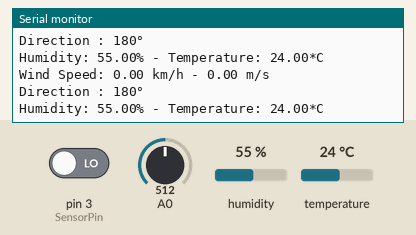
Simulated run of this sketch. Board: Arduino Uno, built with avr-gcc and run on an emulated ATmega328P. Shown: the last lines printed to the serial monitor. The inputs (shaded band) are chosen by the test bench; at power-on: humidity 55 %, A0 = 512, pin 3 (SensorPin) LOW, temperature 24 °C.

Above: at 6.8 s.
6.9 s: humidity set to 22 %
At 9.4 s:
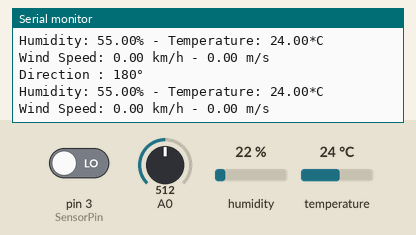
13.6 s: A0 set to 716
At 15.6 s:
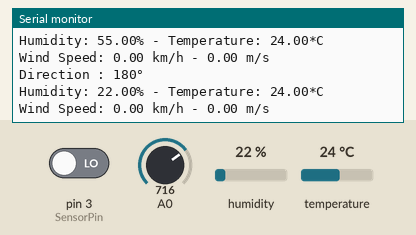
20.3 s: pin 3 (SensorPin) driven HIGH
At 21.7 s:
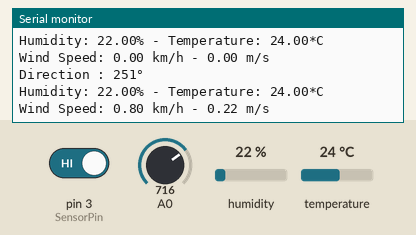
27.0 s: temperature set to 12 °C
At 27.9 s:
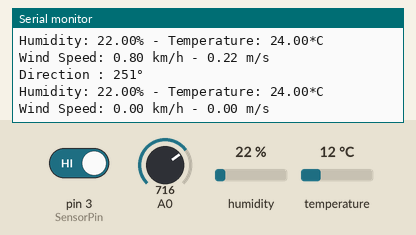
33.7 s: A0 set to 900
At 37.4 s:
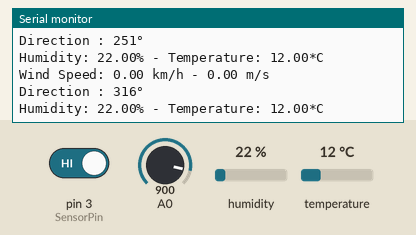
40.4 s: humidity set to 40 %
At 43.6 s:
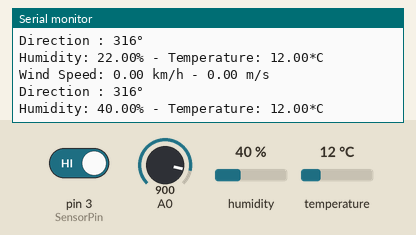
Timing chart, 0 to 45.1 s (numbered marks = the images above; inputs shaded):
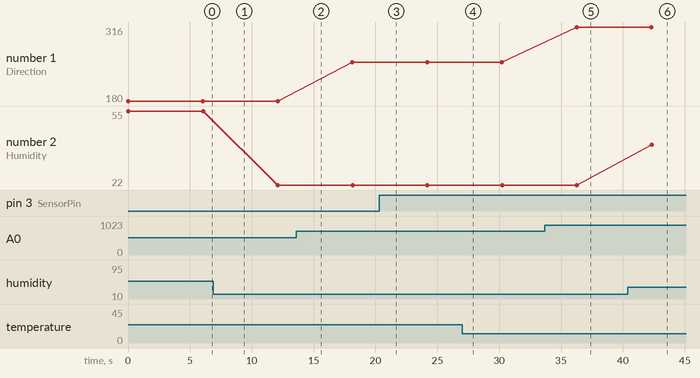

The sketch:

Arduino-main.ino
```cpp
#include "DHTesp.h"

DHTesp dht;
const int RecordTime = 3; //Define Measuring Time (Seconds)
const int SensorPin = 3;  //Define Interrupt Pin (2 or 3 @ Arduino Uno)
const int DHTPin = 7;    //Define DHT Pin
int InterruptCounter;
float WindSpeed;

void measure() {
  InterruptCounter = 0;
  attachInterrupt(digitalPinToInterrupt(SensorPin), countup, RISING);
  delay(1000 * RecordTime);
  detachInterrupt(digitalPinToInterrupt(SensorPin));
  WindSpeed = (float)InterruptCounter / (float)RecordTime * 2.4;
}

void countup() {
  InterruptCounter++;
}

void wind_direction(){
    // read the input on analog pin 0:
    int sensorValue = analogRead(A0);
    float voltage = sensorValue*5/1023.0;
    int direction = map(sensorValue, 0, 1023, 0, 360);
    // print out the value you read:
    // Serial.print("ADC : ");
    // Serial.println(sensorValue);
    // Serial.print("Voltage : ");
    // Serial.println(voltage);
    Serial.print("Direction : ");
    Serial.print(direction);
    Serial.println("°");
}


void setup() {
    Serial.begin(9600);
    dht.setup(DHTPin, DHTesp::DHT22);
}

void loop() {
    wind_direction();
    delay(10);

    float h = dht.getHumidity();
    float t = dht.getTemperature();
    Serial.print("Humidity: ");
    Serial.print(h);
    Serial.print("% - ");
    Serial.print("Temperature: ");
    Serial.print(t);
    Serial.println("*C");
    delay(10);


    measure();
    Serial.print("Wind Speed: ");
    Serial.print(WindSpeed);       //Speed in km/h
    Serial.print(" km/h - ");
    Serial.print(WindSpeed / 3.6); //Speed in m/s
    Serial.println(" m/s");
    delay(10);

    delay(3000);
}
```

Measured:
- after the input at 20.3 s, the serial monitor: prints a new line after 0.86 s (image 3)
- after the input at 33.7 s, the serial monitor: prints a new line after 2.6 s (image 5)
- after the input at 40.4 s, the serial monitor: prints a new line after 1.9 s (image 6)
- plotted number 1: 180 → 251 after the input at 13.6 s, 251 → 316 after the input at 33.7 s
- plotted number 2: 55 → 22 after the input at 6.9 s, 22 → 40 after the input at 40.4 s
